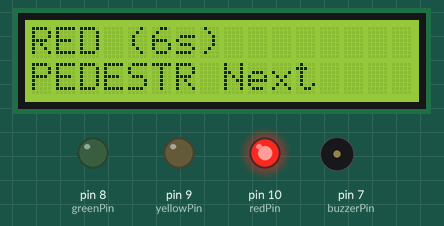
Recording of a sketch running on a simulated Arduino Uno, built with avr-gcc and run on an emulated ATmega328P. Shown: 16×2 character LCD, output pins drawn as LEDs (lit = HIGH), buzzer (waves = sounding).

Above: at 0.1 s.
At 7.98 s:
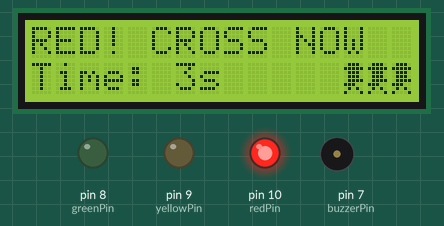
At 11.95 s:
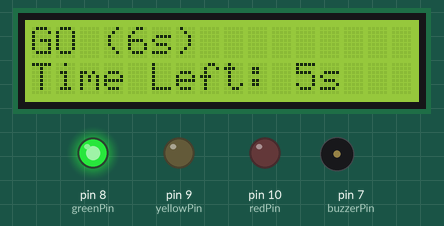
At 15.71 s:
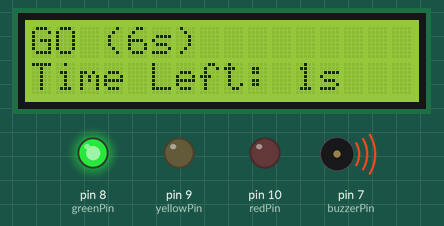
At 27.18 s:
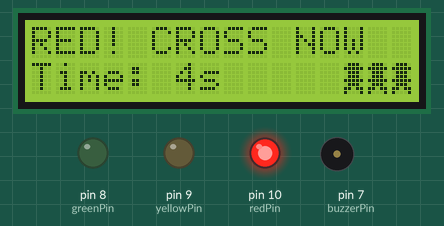
At 38.1 s:
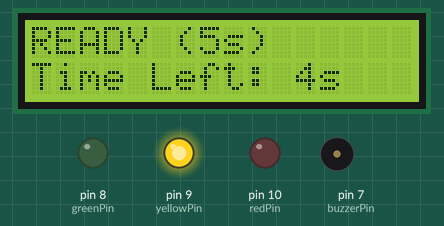
Timing chart, 0 to 39.6 s (numbered marks = the images above):
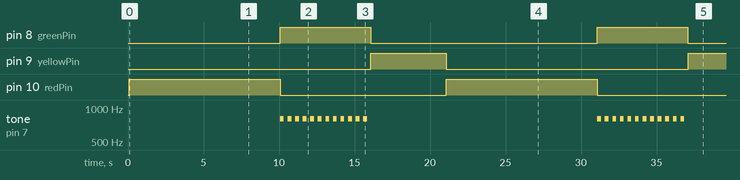

Measured:
- by itself, pin 8 (greenPin): alternates HIGH for 6.0 s and LOW for 15.0 s
- by itself, pin 9 (yellowPin): LOW → HIGH at 16.1 s, → LOW 5.0 s later, → HIGH 16.0 s later
- by itself, pin 10 (redPin): alternates HIGH for 10.0 s and LOW for 11.0 s
- by itself, tone on pin 7 (buzzerPin): goes 11 × (800 Hz 0.25 s, silent 0.25 s), 800 Hz 0.25 s, silent 15.2 s, 11 × (800 Hz 0.25 s, silent 0.25 s), 800 Hz 0.25 s, then silent
- what the display in image 2 shows lasts 1.0 s, from 11.1 s to 12.1 s

The sketch:

CP2VB_F.ino
```cpp
#include <LiquidCrystal.h>

// --- LCD PIN DEFINITIONS ---
LiquidCrystal lcd(12, 11, 5, 4, 3, 2);

// --- CUSTOM CHARACTER DEFINITIONS (8 bytes = 1 character) ---
// Define a Walking Man and a Standing Man for basic animation
// Figures are wider/bolder to appear 'bigger'
byte standingMan[] = {
  B01110, // Wider Head
  B11111, // Wider Shoulders
  B01110,
  B01110,
  B11111, // Wider Hips/Arms
  B01110,
  B11011, // Wider Stance
  B10001
};

byte walkingMan[] = {
  B01110,
  B11111,
  B01110,
  B01110,
  B01111, // Leading arm/hip
  B11100, // Bold Leg Position 1
  B01010,
  B10001
};

// --- LIGHT & BUZZER PIN DEFINITIONS ---
const int redPin = 10;
const int yellowPin = 9;
const int greenPin = 8;
const int buzzerPin = 7;

// --- STATE & TIMING VARIABLES ---
int trafficState = 0;              // 0:GREEN, 1:YELLOW, 2:RED, 3:PEDESTRIAN
unsigned long stateStartTime = 0;
// bool buttonPressed = false; // REMOVED: Button is no longer used.

// Fixed Durations
const long greenTimeMs = 6000;
const long yellowTimeMs = 5000;
const long redTimeMs = 6000;
const long pedestrianTimeMs = 4000;

// Animation and Buzzer Timing
unsigned long lastAnimationToggle = 0;
const long animationInterval = 200; // 200ms per frame for walking man
unsigned long lastBuzzerToggle = 0;
const long buzzerInterval = 500;

// -------------------------------------------------------------------
// SETUP
// -------------------------------------------------------------------
void setup() {
  pinMode(redPin, OUTPUT);
  pinMode(yellowPin, OUTPUT);
  pinMode(greenPin, OUTPUT);
  pinMode(buzzerPin, OUTPUT);
  // pinMode(buttonPin, INPUT_PULLUP); // REMOVED: Button setup removed.

  lcd.begin(16, 2);

  // Create the custom characters in CGRAM
  lcd.createChar(0, standingMan);
  lcd.createChar(1, walkingMan);

  // Start the FSM
  changeState(2); // Start at RED to immediately proceed to PEDESTRIAN, then GREEN
}

// -------------------------------------------------------------------
// MAIN LOOP
// -------------------------------------------------------------------
void loop() {
  // handleButtonInput(); // REMOVED: Input handler removed.
  checkStateTransition();
  updateDisplay();
}

// -------------------------------------------------------------------
// INPUT & TRANSITION LOGIC
// -------------------------------------------------------------------
// void handleButtonInput() { /* REMOVED: This function is deleted */ }

void checkStateTransition()
{
  unsigned long currentTime = millis();
  long elapsedTime = currentTime - stateStartTime;
  long requiredDuration = 0;

  // Determine duration based on current state
  if (trafficState == 0) requiredDuration = greenTimeMs;
  else if (trafficState == 1) requiredDuration = yellowTimeMs;
  else if (trafficState == 2) requiredDuration = redTimeMs;
  else if (trafficState == 3) requiredDuration = pedestrianTimeMs;

  // --- Standard Time-based Transition ---
  if (elapsedTime >= requiredDuration) {
    int nextState;
    if (trafficState == 0) nextState = 1; // GREEN -> YELLOW
    else if (trafficState == 1) nextState = 2; // YELLOW -> RED
    else if (trafficState == 2) nextState = 3; // RED -> PEDESTRIAN
    else nextState = 0; // PEDESTRIAN -> GREEN

    changeState(nextState);
  } else {
    // Run continuous outputs (buzzer, animation)
    updateOutputs(requiredDuration - elapsedTime);
  }
}

void changeState(int newState) {
  trafficState = newState;
  stateStartTime = millis();

  digitalWrite(redPin, LOW);
  digitalWrite(yellowPin, LOW);
  digitalWrite(greenPin, LOW);
  noTone(buzzerPin);
  lcd.clear(); // Clear display for new status
}

// -------------------------------------------------------------------
// OUTPUTS AND ANIMATION
// -------------------------------------------------------------------
void updateOutputs(long timeLeft) {
  switch (trafficState) {
    case 0: // GREEN
      digitalWrite(greenPin, HIGH);
      // Buzzer: Tick-tick-tick pattern
      if (millis() - lastBuzzerToggle >= buzzerInterval) {
        lastBuzzerToggle = millis();
        // Use a tone frequency for the tick sound
        tone(buzzerPin, 800, buzzerInterval / 2);
      }
      break;

    case 1: // YELLOW
      digitalWrite(yellowPin, HIGH);
      break;

    case 2: // RED
      digitalWrite(redPin, HIGH);
      break;

    case 3: // PEDESTRIAN - Animation runs here
      digitalWrite(redPin, HIGH); // Traffic MUST remain RED

      if (millis() - lastAnimationToggle >= animationInterval) {
        lastAnimationToggle = millis();

        // Use a static bool to reliably toggle between the two custom characters
        static bool isWalking = false;

        // Determine which character to use
        byte manChar = isWalking ? 1 : 0; // 1=Walking, 0=Standing

        // Write the character three times side-by-side
        lcd.setCursor(13, 1);
        lcd.write(manChar);
        lcd.setCursor(14, 1);
        lcd.write(manChar);
        lcd.setCursor(15, 1);
        lcd.write(manChar);

        isWalking = !isWalking; // Toggle for the next frame
      }
      break;
  }
}

// -------------------------------------------------------------------
// DISPLAY UPDATE
// -------------------------------------------------------------------
void updateDisplay() {
  // Convert time remaining to seconds
  unsigned long timeRemaining = 0;
  if (trafficState == 0) timeRemaining = greenTimeMs - (millis() - stateStartTime);
  else if (trafficState == 1) timeRemaining = yellowTimeMs - (millis() - stateStartTime);
  else if (trafficState == 2) timeRemaining = redTimeMs - (millis() - stateStartTime);
  else if (trafficState == 3) timeRemaining = pedestrianTimeMs - (millis() - stateStartTime);

  int secondsRemaining = (timeRemaining / 1000) + 1;

  lcd.setCursor(0, 0);

  if (trafficState == 0) {
    // State 0: GREEN
    lcd.print("GO (6s)       ");
    lcd.setCursor(0, 1);
    lcd.print("Time Left: ");
    lcd.print(secondsRemaining);
    lcd.print("s ");

  } else if (trafficState == 1) {
    // State 1: YELLOW
    lcd.print("READY (5s)    ");
    lcd.setCursor(0, 1);
    lcd.print("Time Left: ");
    lcd.print(secondsRemaining);
    lcd.print("s ");

  } else if (trafficState == 2) {
    // State 2: RED
    lcd.print("RED (6s)      ");
    lcd.setCursor(0, 1);
    // Updated wait message for fixed cycle
    lcd.print("PEDESTR Next");

  } else { // State 3: PEDESTRIAN

    // State 3: RED/PEDESTRIAN - Fixed cycle always includes this phase
    lcd.setCursor(0, 0);
    lcd.print("RED! CROSS NOW ");

    lcd.setCursor(0, 1);
    lcd.print("Time: ");
    lcd.print(secondsRemaining);
    lcd.print("s   ");
    // The animation is handled by updateOutputs()
  }
}
```
